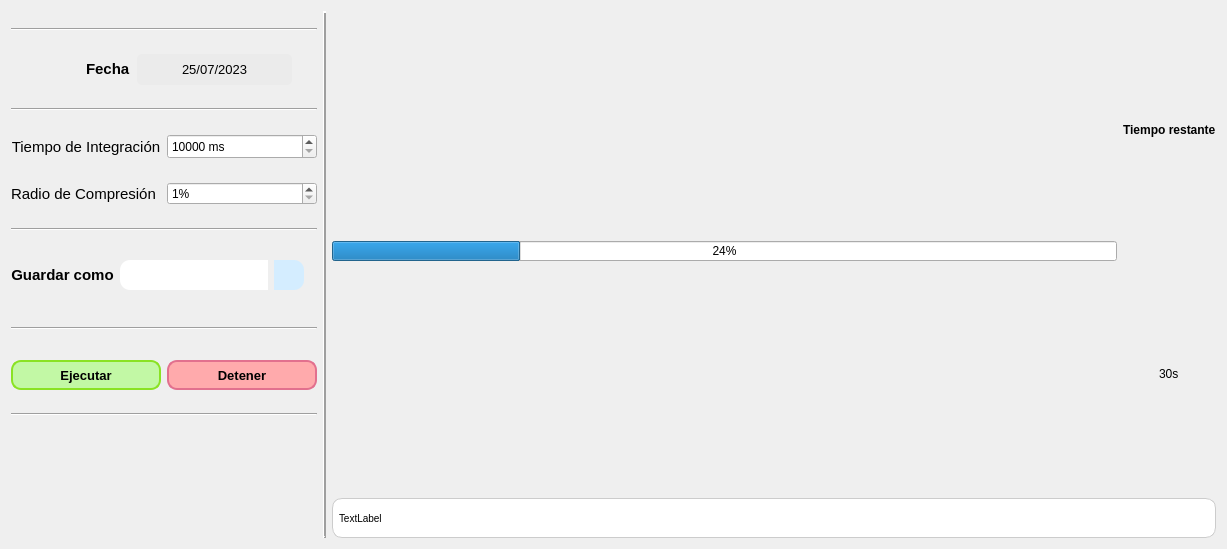
<?xml version="1.0" encoding="UTF-8"?>
<ui version="4.0">
 <class>MainWidget</class>
 <widget class="QWidget" name="MainWidget">
  <property name="geometry">
   <rect>
    <x>0</x>
    <y>0</y>
    <width>1227</width>
    <height>549</height>
   </rect>
  </property>
  <property name="windowTitle">
   <string>Widget</string>
  </property>
  <layout class="QHBoxLayout" name="horizontalLayout_5" stretch="0,0,10">
   <item>
    <layout class="QVBoxLayout" name="leftVLayout" stretch="0,0,0,0,0,0,0,0,0,0,0">
     <item>
      <widget class="Line" name="dividerLine1">
       <property name="orientation">
        <enum>Qt::Horizontal</enum>
       </property>
      </widget>
     </item>
     <item>
      <layout class="QHBoxLayout" name="DeviceHLayout" stretch="2,3">
       <property name="topMargin">
        <number>0</number>
       </property>
       <item alignment="Qt::AlignRight">
        <widget class="QLabel" name="WordDateLabel">
         <property name="minimumSize">
          <size>
           <width>0</width>
           <height>30</height>
          </size>
         </property>
         <property name="maximumSize">
          <size>
           <width>16777215</width>
           <height>30</height>
          </size>
         </property>
         <property name="font">
          <font>
           <pointsize>11</pointsize>
           <weight>75</weight>
           <bold>true</bold>
          </font>
         </property>
         <property name="text">
          <string>Fecha</string>
         </property>
        </widget>
       </item>
       <item alignment="Qt::AlignLeft">
        <widget class="QLabel" name="DateLabel">
         <property name="minimumSize">
          <size>
           <width>155</width>
           <height>0</height>
          </size>
         </property>
         <property name="maximumSize">
          <size>
           <width>1616516</width>
           <height>31</height>
          </size>
         </property>
         <property name="font">
          <font>
           <pointsize>10</pointsize>
          </font>
         </property>
         <property name="styleSheet">
          <string notr="true">*{
}
QLabel {
background:rgb(235, 235, 235);
border-color:rgb(240, 240, 240);
border-radius: 5px;
border-width: 2px;
}</string>
         </property>
         <property name="lineWidth">
          <number>2</number>
         </property>
         <property name="text">
          <string>25/07/2023</string>
         </property>
         <property name="alignment">
          <set>Qt::AlignCenter</set>
         </property>
         <property name="wordWrap">
          <bool>false</bool>
         </property>
        </widget>
       </item>
      </layout>
     </item>
     <item>
      <widget class="Line" name="dividerLine2">
       <property name="maximumSize">
        <size>
         <width>16777215</width>
         <height>16777215</height>
        </size>
       </property>
       <property name="orientation">
        <enum>Qt::Horizontal</enum>
       </property>
      </widget>
     </item>
     <item>
      <layout class="QVBoxLayout" name="integrationTimeVLayout">
       <item>
        <layout class="QHBoxLayout" name="intTimeHLayout1" stretch="0,4">
         <property name="bottomMargin">
          <number>0</number>
         </property>
         <item>
          <widget class="QLabel" name="integrationTimeLabel">
           <property name="maximumSize">
            <size>
             <width>16777215</width>
             <height>31</height>
            </size>
           </property>
           <property name="font">
            <font>
             <pointsize>11</pointsize>
             <weight>50</weight>
             <bold>false</bold>
            </font>
           </property>
           <property name="text">
            <string>Tiempo de Integración</string>
           </property>
           <property name="alignment">
            <set>Qt::AlignCenter</set>
           </property>
          </widget>
         </item>
         <item>
          <widget class="QSpinBox" name="VISSpinBox">
           <property name="minimumSize">
            <size>
             <width>150</width>
             <height>0</height>
            </size>
           </property>
           <property name="maximumSize">
            <size>
             <width>150</width>
             <height>25</height>
            </size>
           </property>
           <property name="suffix">
            <string> ms</string>
           </property>
           <property name="minimum">
            <number>10000</number>
           </property>
           <property name="maximum">
            <number>50000</number>
           </property>
           <property name="value">
            <number>10000</number>
           </property>
          </widget>
         </item>
        </layout>
       </item>
      </layout>
     </item>
     <item>
      <layout class="QHBoxLayout" name="horizontalLayout_2">
       <item>
        <widget class="QLabel" name="RatioLabel">
         <property name="maximumSize">
          <size>
           <width>16777215</width>
           <height>31</height>
          </size>
         </property>
         <property name="font">
          <font>
           <pointsize>11</pointsize>
           <weight>50</weight>
           <bold>false</bold>
          </font>
         </property>
         <property name="text">
          <string>Radio de Compresión</string>
         </property>
        </widget>
       </item>
       <item>
        <widget class="QSpinBox" name="RatiospinBox">
         <property name="minimumSize">
          <size>
           <width>150</width>
           <height>0</height>
          </size>
         </property>
         <property name="maximumSize">
          <size>
           <width>150</width>
           <height>16777215</height>
          </size>
         </property>
         <property name="suffix">
          <string>%</string>
         </property>
         <property name="minimum">
          <number>1</number>
         </property>
         <property name="maximum">
          <number>100</number>
         </property>
        </widget>
       </item>
      </layout>
     </item>
     <item>
      <widget class="Line" name="line_3">
       <property name="orientation">
        <enum>Qt::Horizontal</enum>
       </property>
      </widget>
     </item>
     <item>
      <layout class="QHBoxLayout" name="saveAsHLayout" stretch="0,0,0,0">
       <item>
        <widget class="QLabel" name="saveAsLabel">
         <property name="minimumSize">
          <size>
           <width>0</width>
           <height>42</height>
          </size>
         </property>
         <property name="maximumSize">
          <size>
           <width>117</width>
           <height>45</height>
          </size>
         </property>
         <property name="font">
          <font>
           <pointsize>11</pointsize>
           <weight>75</weight>
           <bold>true</bold>
          </font>
         </property>
         <property name="text">
          <string>Guardar como</string>
         </property>
         <property name="alignment">
          <set>Qt::AlignCenter</set>
         </property>
        </widget>
       </item>
       <item>
        <widget class="QLineEdit" name="savelineEdit">
         <property name="minimumSize">
          <size>
           <width>0</width>
           <height>30</height>
          </size>
         </property>
         <property name="maximumSize">
          <size>
           <width>16777215</width>
           <height>30</height>
          </size>
         </property>
         <property name="font">
          <font>
           <pointsize>10</pointsize>
          </font>
         </property>
         <property name="styleSheet">
          <string notr="true">*{
}
QLineEdit{
background:rgb(255, 255, 255);
border-color:rgb(240, 240, 240);

border-top-left-radius:10px;
border-bottom-left-radius:10px;
border-top-right-radius: 0;
border-bottom-right-radius: 0;

border-width: 2px;
}</string>
         </property>
        </widget>
       </item>
       <item>
        <widget class="QPushButton" name="saveAsPushButton">
         <property name="minimumSize">
          <size>
           <width>30</width>
           <height>30</height>
          </size>
         </property>
         <property name="maximumSize">
          <size>
           <width>30</width>
           <height>30</height>
          </size>
         </property>
         <property name="styleSheet">
          <string notr="true">*{
}
QPushButton {
background:rgb(212, 237, 255);
border-top-left-radius: 0;
border-bottom-left-radius: 0;
border-top-right-radius: 10px;
border-bottom-right-radius: 10px;
}
QPushButton:pressed {
    background:rgb(178, 209, 236);
}</string>
         </property>
         <property name="text">
          <string/>
         </property>
         <property name="icon">
          <iconset>
           <normaloff>resources/save.png</normaloff>resources/save.png</iconset>
         </property>
         <property name="iconSize">
          <size>
           <width>20</width>
           <height>20</height>
          </size>
         </property>
        </widget>
       </item>
       <item>
        <widget class="QLabel" name="saveAsAskLabel">
         <property name="maximumSize">
          <size>
           <width>18</width>
           <height>18</height>
          </size>
         </property>
         <property name="toolTip">
          <string>El guardado de datos sigue este patrón:

- coded_apertures(.npy, .pkl, .mat). Este archivo contendrá un array de shape (S, M, N), donde
    S es el número de códigos de apertura, M y N son las dimensiones de los códigos de apertura.
    
- samples(.npz, .pkl, .mat). Este archivo contendrá un diccionario con las siguientes claves:
    - 'measurements': array de shape (shots, numero de bandas)
    - 'wavelengths': array de shape (numero de bandas,)</string>
         </property>
         <property name="text">
          <string/>
         </property>
         <property name="pixmap">
          <pixmap>resources/qs.png</pixmap>
         </property>
         <property name="scaledContents">
          <bool>true</bool>
         </property>
        </widget>
       </item>
      </layout>
     </item>
     <item>
      <widget class="Line" name="dividerLine4">
       <property name="maximumSize">
        <size>
         <width>16777215</width>
         <height>18</height>
        </size>
       </property>
       <property name="orientation">
        <enum>Qt::Horizontal</enum>
       </property>
      </widget>
     </item>
     <item>
      <layout class="QHBoxLayout" name="horizontalLayout_6">
       <item>
        <widget class="QPushButton" name="executeButon">
         <property name="minimumSize">
          <size>
           <width>150</width>
           <height>25</height>
          </size>
         </property>
         <property name="maximumSize">
          <size>
           <width>170</width>
           <height>30</height>
          </size>
         </property>
         <property name="font">
          <font>
           <pointsize>10</pointsize>
           <weight>75</weight>
           <italic>false</italic>
           <bold>true</bold>
          </font>
         </property>
         <property name="styleSheet">
          <string notr="true">*{
}
QPushButton {
	background:rgb(194, 248, 165);
	border-radius: 10px;
	border: 2px solid rgb(138, 226, 36);
	
	
}
QPushButton:pressed {
    color:rgb(156, 156, 156);
	border: 0px solid rgb(180, 219, 255);
}</string>
         </property>
         <property name="text">
          <string>Ejecutar</string>
         </property>
        </widget>
       </item>
       <item>
        <widget class="QPushButton" name="stopButton">
         <property name="minimumSize">
          <size>
           <width>150</width>
           <height>25</height>
          </size>
         </property>
         <property name="maximumSize">
          <size>
           <width>170</width>
           <height>30</height>
          </size>
         </property>
         <property name="font">
          <font>
           <pointsize>10</pointsize>
           <weight>75</weight>
           <bold>true</bold>
          </font>
         </property>
         <property name="styleSheet">
          <string notr="true">*{
}
QPushButton {
	background:rgb(255, 170, 172);
	border-radius: 10px;
	border: 2px solid rgb(226, 112, 142);
	
	
}
QPushButton:pressed {
    color:rgb(156, 156, 156);
	border: 0px solid rgb(180, 219, 255);
}</string>
         </property>
         <property name="text">
          <string>Detener</string>
         </property>
        </widget>
       </item>
      </layout>
     </item>
     <item>
      <widget class="Line" name="line">
       <property name="orientation">
        <enum>Qt::Horizontal</enum>
       </property>
      </widget>
     </item>
     <item>
      <layout class="QVBoxLayout" name="metaDataVLayout" stretch="0">
       <item>
        <spacer name="verticalSpacer">
         <property name="orientation">
          <enum>Qt::Vertical</enum>
         </property>
         <property name="sizeType">
          <enum>QSizePolicy::Fixed</enum>
         </property>
         <property name="sizeHint" stdset="0">
          <size>
           <width>20</width>
           <height>100</height>
          </size>
         </property>
        </spacer>
       </item>
      </layout>
     </item>
    </layout>
   </item>
   <item>
    <widget class="Line" name="line_2">
     <property name="font">
      <font>
       <pointsize>8</pointsize>
      </font>
     </property>
     <property name="frameShadow">
      <enum>QFrame::Raised</enum>
     </property>
     <property name="lineWidth">
      <number>2</number>
     </property>
     <property name="orientation">
      <enum>Qt::Vertical</enum>
     </property>
    </widget>
   </item>
   <item>
    <widget class="QWidget" name="figureWidget" native="true">
     <layout class="QVBoxLayout" name="verticalLayout" stretch="20,1,3">
      <property name="leftMargin">
       <number>0</number>
      </property>
      <property name="topMargin">
       <number>0</number>
      </property>
      <property name="rightMargin">
       <number>0</number>
      </property>
      <property name="bottomMargin">
       <number>0</number>
      </property>
      <item>
       <layout class="QVBoxLayout" name="figureVLayout">
        <property name="sizeConstraint">
         <enum>QLayout::SetNoConstraint</enum>
        </property>
        <property name="leftMargin">
         <number>0</number>
        </property>
        <property name="bottomMargin">
         <number>0</number>
        </property>
       </layout>
      </item>
      <item>
       <layout class="QHBoxLayout" name="horizontalLayout" stretch="10,1">
        <item>
         <widget class="QProgressBar" name="progressBar">
          <property name="maximumSize">
           <size>
            <width>16777215</width>
            <height>20</height>
           </size>
          </property>
          <property name="value">
           <number>24</number>
          </property>
         </widget>
        </item>
        <item>
         <layout class="QVBoxLayout" name="verticalLayout_3">
          <item alignment="Qt::AlignHCenter">
           <widget class="QLabel" name="restTimeLabel">
            <property name="font">
             <font>
              <weight>75</weight>
              <bold>true</bold>
             </font>
            </property>
            <property name="text">
             <string>Tiempo restante</string>
            </property>
           </widget>
          </item>
          <item alignment="Qt::AlignHCenter">
           <widget class="QLabel" name="restTimeValueLabel">
            <property name="text">
             <string>30s</string>
            </property>
           </widget>
          </item>
         </layout>
        </item>
       </layout>
      </item>
      <item>
       <widget class="QLabel" name="InfoLabel">
        <property name="maximumSize">
         <size>
          <width>16777215</width>
          <height>40</height>
         </size>
        </property>
        <property name="styleSheet">
         <string notr="true">QLabel {
    background-color: #ffffff; /* Fondo blanco */
    border: 1px solid #ccc; /* Borde gris de 2px */
    border-radius: 10px; /* Bordes semi-redondos */
    color: #000; /* Color del texto (negro) */
    padding: 4px; /* Espaciado interno del QLabel */
    font-size: 10px; /* Tamaño de fuente */
}
</string>
        </property>
        <property name="text">
         <string>TextLabel</string>
        </property>
       </widget>
      </item>
     </layout>
    </widget>
   </item>
  </layout>
 </widget>
 <resources/>
 <connections/>
</ui>
